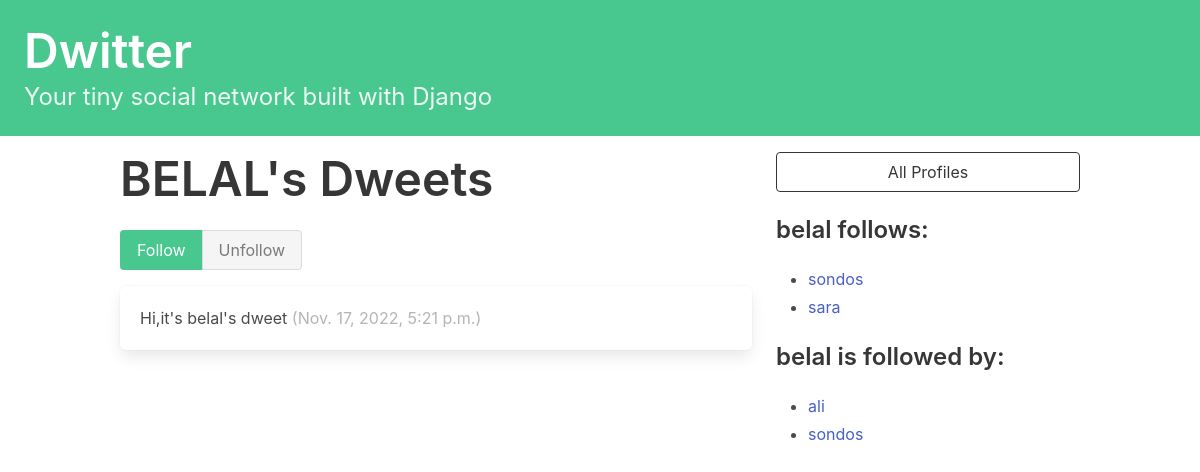
The page /profile/3 on the database its author committed.
### dwitter/models.py (models this page shows, shortened)
class Profile(models.Model):
 user = models.OneToOneField(User, on_delete=models.CASCADE)
 follows = models.ManyToManyField(
  "self",
  related_name="followed_by",
  symmetrical=False,
  blank=True
 )
 def __str__(self):
  return self.user.username

class Dweet(models.Model):
 user = models.ForeignKey(User,
    related_name="dweets",
    on_delete=models.DO_NOTHING)
 body = models.CharField(max_length=140)
 created_at = models.DateTimeField(auto_now_add=True)

### dwitter/views.py (the view, shortened to what this page needs)
# urls.py: path("profile/<int:pk>", profile, name="profile"),
def profile(request, pk):
 profile = Profile.objects.get(pk=pk)
 return render(request, "dwitter/profile.html", {"profile": profile})

### dwitter/templates/dwitter/profile.html (shortened to what this page needs)
{% extends 'base.html' %}
{% block content %}
<div class="column">
<div class="block">
<h1 class="title is-1">
{{profile.user.username|upper}}'s Dweets
</h1>
</div>
<div class="buttons has-addons">
    <form method="post">
        <div class="buttons has-addons">
        {% if profile in user.profile.follows.all %}
        <button class="button is-success is-static">Follow</button>
        <button class="button is-danger" name="follow" value="unfollow">
        Unfollow
        </button>
        {% else %}
        <button class="button is-success" name="follow" value="follow">
        Follow
        </button>
        <button class="button is-danger is-static">Unfollow</button>
        {% endif %}
        </div>
        </form>
</div>
<div class="content">
    {% for dweet in profile.user.dweets.all %}
    <div class="box">
    {{ dweet.body }}
    <span class="is-small has-text-grey-light">
    ({{ dweet.created_at }})
    </span>
    </div>
    {% endfor %}
    </div>
</div>
<div class="column is-one-third">
<div class="block">
<a href="{% url 'dwitter:profile_list' %}">
<button class="button is-dark is-outlined is-fullwidth">
All Profiles
</button>
</a>
</div>
<div class="block">
<h3 class="title is-4">
{{profile.user.username}} follows:
</h3>
<div class="content">
<ul>
{% for following in profile.follows.all %}
<li>
<a href="{% url 'dwitter:profile' following.id %}">
{{ following }}
</a>
</li>
{% endfor %}
</ul>
</div>
</div>
<div class="block">
<h3 class="title is-4">
{{profile.user.username}} is followed by:
</h3>
<div class="content">
<ul>
{% for follower in profile.followed_by.all %}
<li>
<a href="{% url 'dwitter:profile' follower.id %}">
{{ follower }}
</a>
</li>
{% endfor %}
</ul>
</div>
</div>
</div>
{% endblock content %}

### rows shown on the page
Profile: user.username "BELAL", user.username "belal"
Dweet: body "Hi,it's belal's dweet", created_at "Nov. 17, 2022, 5:21 p.m."
Profile: user.username "sondos"
Profile: user.username "sara"
Profile: user.username "ali"
